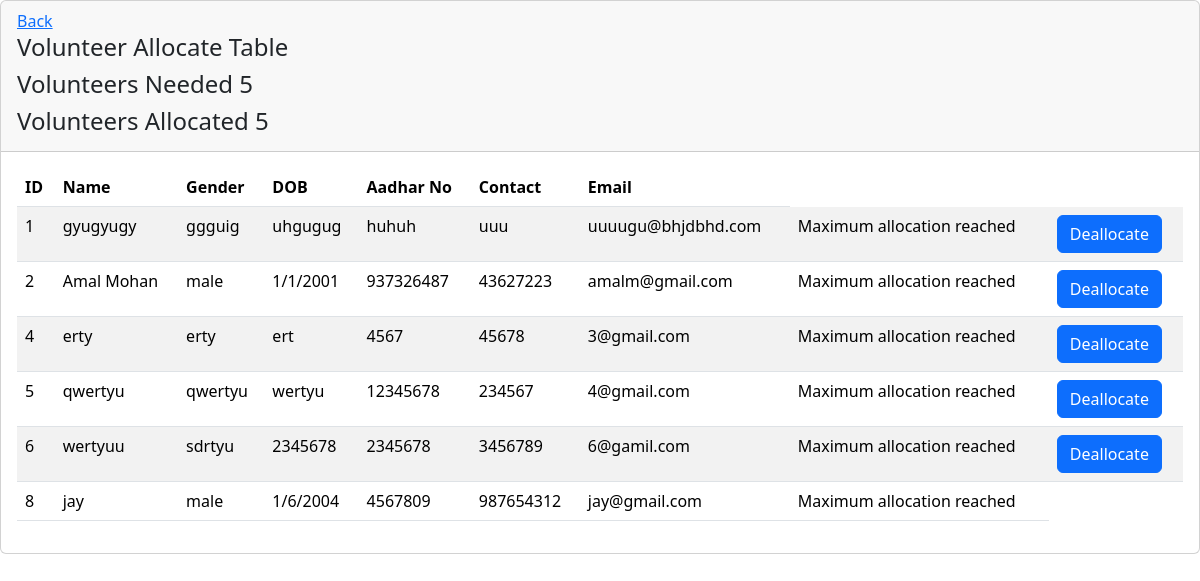
Screenshot of /volunteer_allocate_table/1/1 with the database file from the repository.
### app/models.py (models this page shows)
class VolunteerRequest(models.Model):
    no_of_volunteers=models.IntegerField(default=0)      #   join this table with camp table to alert the volunteers telling  which camp they are allocated to
    totalallocated=models.IntegerField(default=0)
    volunteer_details=models.TextField(max_length=100)
    current_date=models.DateField(auto_now_add=True)
    login_id=models.ForeignKey(Camp,on_delete=models.CASCADE,null=True,blank=True)

class Volunteer(models.Model):
    volunteer_name=models.CharField(max_length=100)
    gender=models.CharField(max_length=10)
    date_of_birth=models.CharField(max_length=30)
    aadhar_no=models.CharField(max_length=25)
    contact=models.CharField(max_length=15)
    login_id=models.ForeignKey(Login,on_delete=models.CASCADE,null=True,blank=True)
    allocation=models.CharField(max_length=100,null=True,blank=True)      #       Can also set the default as "false".

class Login(models.Model):
    email=models.EmailField(unique=True)
    password=models.CharField(max_length=100)
    usertype=models.CharField(max_length=100)

### app/views.py (the view)
# urls.py: path('volunteer_allocate_table/<int:id>/<int:requestid>',views.VolunteerAllocateTable,name="VolunteerAllocateTable"),
def VolunteerAllocateTable(request,id,requestid):
    id=get_object_or_404(Camp,id=id)
    volunteers = Volunteer.objects.filter(allocation="false") | Volunteer.objects.filter(allocation__isnull=True) | Volunteer.objects.filter(id__in=Allocate.objects.filter(camp_id=id).values_list('volunteer_id')) # Here added filtering allocation field where value is NULL
    volreq=get_object_or_404(VolunteerRequest,id=requestid)
    return render(request,'admin/volunteer_allocate_table.html',{'volunteers':volunteers,'campid':id,'volreq':volreq})

### app/templates/admin/volunteer_allocate_table.html (shortened to what this page needs)
{% load static %}
<div class="row">
  <div class="col-md-12">
    <div class="card">
      <div class="card-header">
        <link
          rel="stylesheet"
          href="{% static 'admin/assets/css/bootstrap.min.css' %}"
        />
        <a href="{% url 'VolunteerReqTable' %}">Back</a>
        <h4 class="card-title">Volunteer Allocate Table</h4>
        <h4 class="card-title">
          Volunteers Needed {{volreq.no_of_volunteers}}
        </h4>
        <h4 class="card-title">
          Volunteers Allocated {{volreq.totalallocated}}
        </h4>
      </div>
      <div class="card-body">
        <div class="table-responsive">
          <table
            id="basic-datatables"
            class="display table table-striped table-hover"
          >
            <thead>
              <tr>
                <th>ID</th>
                <th>Name</th>
                <th>Gender</th>
                <th>DOB</th>
                <th>Aadhar No</th>
                <th>Contact</th>
                <th>Email</th>
              </tr>
            </thead>
            <tbody>
              {% for user in volunteers %}
              <tr>
                <td>{{user.id}}</td>
                <td>{{user.volunteer_name}}</td>
                <td>{{user.gender}}</td>
                <td>{{user.date_of_birth}}</td>
                <td>{{user.aadhar_no}}</td>
                <td>{{user.contact}}</td>
                <td>{{user.login_id.email}}</td>
                {% if volreq.no_of_volunteers == volreq.totalallocated %}
                <td>Maximum allocation reached</td>
                {% endif %} {% if user.allocation == "true" %}
                <td>
                  <button class="btn btn-primary">
                    <a
                      href="{% url 'VolDeAllocate' campid.id user.id volreq.id %}"
                      style="color: white; text-decoration: none"
                    >
                      Deallocate</a
                    >
                  </button>
                </td>
                {% endif %}
              </tr>
              {% endfor %}
            </tbody>
          </table>
        </div>
      </div>
    </div>
  </div>
</div>

### rows the page displays
VolunteerRequest: no_of_volunteers "5", totalallocated "5"
Volunteer: id "1", volunteer_name "gyugyugy", gender "ggguig", date_of_birth "uhgugug", aadhar_no "huhuh", contact "uuu", login_id.email "uuuugu@bhjdbhd.com", allocation "Deallocate"
Volunteer: id "2", volunteer_name "Amal Mohan", gender "male", date_of_birth "1/1/2001", aadhar_no "937326487", contact "43627223", login_id.email "amalm@gmail.com", allocation "Deallocate"
Volunteer: id "4", volunteer_name "erty", gender "erty", date_of_birth "ert", aadhar_no "4567", contact "45678", login_id.email "3@gmail.com", allocation "Deallocate"
Volunteer: id "5", volunteer_name "qwertyu", gender "qwertyu", date_of_birth "wertyu", aadhar_no "12345678", contact "234567", login_id.email "4@gmail.com", allocation "Deallocate"
Volunteer: id "6", volunteer_name "wertyuu", gender "sdrtyu", date_of_birth "2345678", aadhar_no "2345678", contact "3456789", login_id.email "6@gamil.com", allocation "Deallocate"
Volunteer: id "8", volunteer_name "jay", gender "male", date_of_birth "1/6/2004", aadhar_no "4567809", contact "987654312", login_id.email "jay@gmail.com"
